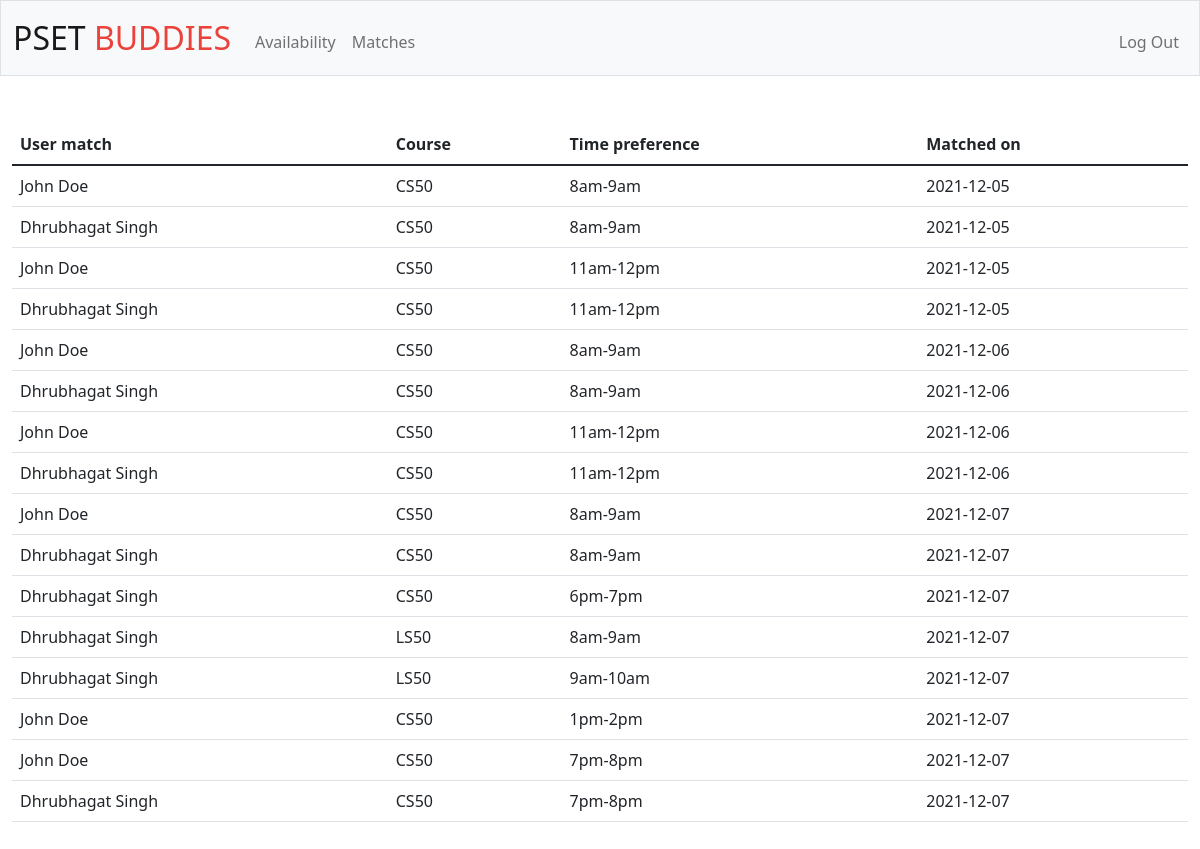
/matches (signed in), run on the app's committed database.
### tables this page shows
CREATE TABLE 'users' ('id' INTEGER PRIMARY KEY AUTOINCREMENT NOT NULL, 'username' TEXT, 'fullname' TEXT, 'contact' TEXT, 'hash' TEXT);

### app.py (the view)
@app.route("/matches")
@login_required
def matches():
    id = session["user_id"]
    history = db.execute("SELECT DISTINCT match_id, course, time_matched, actual_time FROM matches WHERE user_id = ? ", id)
    final_history = []
    for val in history:
        match_temp = db.execute("SELECT fullname FROM users WHERE id = ?", val["match_id"])[0]["fullname"]
        temp = [match_temp, val["course"], val["time_matched"], val["actual_time"]]
        final_history.append(temp)
    print(final_history)
    return render_template("matches.html", history=final_history)

### app.py (called while the page is built)
@app.after_request
def after_request(response):
    response.headers["Cache-Control"] = "no-cache, no-store, must-revalidate"
    response.headers["Expires"] = 0
    response.headers["Pragma"] = "no-cache"
    return response

### helpers.py (called while the page is built)
def login_required(f):
    @wraps(f)
    def decorated_function(*args, **kwargs):
        if session.get("user_id") is None:
            return redirect("/login")
        return f(*args, **kwargs)
    return decorated_function

### templates/matches.html (shortened to what this page needs)
{% extends "format.html" %}
{% block main %}
<table class="table tablestriped">
    <thead>
        <tr>
            <th class="text-start">User match</th>
            <th class="text-start">Course</th>
            <th class="text-start">Time preference</th>
            <th class="text-start">Matched on</th>
        </tr>
    </thead>
   <tbody>
        {% for entry in history%}
        <tr>
            <td class = "text-start">{{ entry[0] }}</td>
            <td class = "text-start">{{ entry[1] }}</td>
            <td class = "text-start">{{ entry[2] }}</td>
            <td class = "text-start">{{ entry[3] }}</td>
        </tr>
        {% endfor%}
    </tbody>
</table>
{% endblock %}

### templates/format.html (shortened to what this page needs)
<!DOCTYPE html>
<html lang="en">
    <head>
        <link href="https://cdn.jsdelivr.net/npm/bootstrap@5.1.3/dist/css/bootstrap.min.css" rel="stylesheet">
        <link href="/static/styles.css" rel="stylesheet">
    </head>
    <body>
        <nav class="bg-light border navbar navbar-expand-md navbar-light">
            <div class="container-fluid">
                <a class="navbar-brand" href="/"><span class="black">P</span><span class="black">S</span><span class="black">E</span><span class="black">T</span> <span class="red">BUDDIES</span></a>
                <div class="collapse navbar-collapse" id="navbar">
                    {% if session["user_id"] %}
                        <ul class="navbar-nav me-auto mt-2">
                            <li class="nav-item"><a class="nav-link" href="/availability">Availability</a></li>
                            <li class="nav-item"><a class="nav-link" href="/matches">Matches</a></li>
                        </ul>
                        <ul class="navbar-nav ms-auto mt-2">
                            <li class="nav-item"><a class="nav-link" href="/logout">Log Out</a></li>
                        </ul>
                    {% else %}
                        <ul class="navbar-nav ms-auto mt-2">
                            <li class="nav-item"><a class="nav-link" href="/register">Register</a></li>
                            <li class="nav-item"><a class="nav-link" href="/login">Log In</a></li>
                        </ul>
                    {% endif %}
                </div>
            </div>
        </nav>
        <main class="container-fluid py-5 text-center">
            {% block main %}{% endblock %}
        </main>
    </body>
</html>

### static/styles.css (style rules this page uses)
nav .navbar-brand { font-size: xx-large; }
nav .navbar-brand .red { color: #ea433b; }

### data on the page
users: fullname "John Doe", entry "CS50", entry "8am-9am", entry "2021-12-05", entry "11am-12pm", entry "2021-12-06", entry "2021-12-07", entry "1pm-2pm", entry "7pm-8pm"
users: fullname "Dhrubhagat Singh", entry "CS50", entry "8am-9am", entry "2021-12-05", entry "11am-12pm", entry "2021-12-06", entry "2021-12-07", entry "6pm-7pm", entry "LS50", entry "9am-10am", entry "7pm-8pm"
